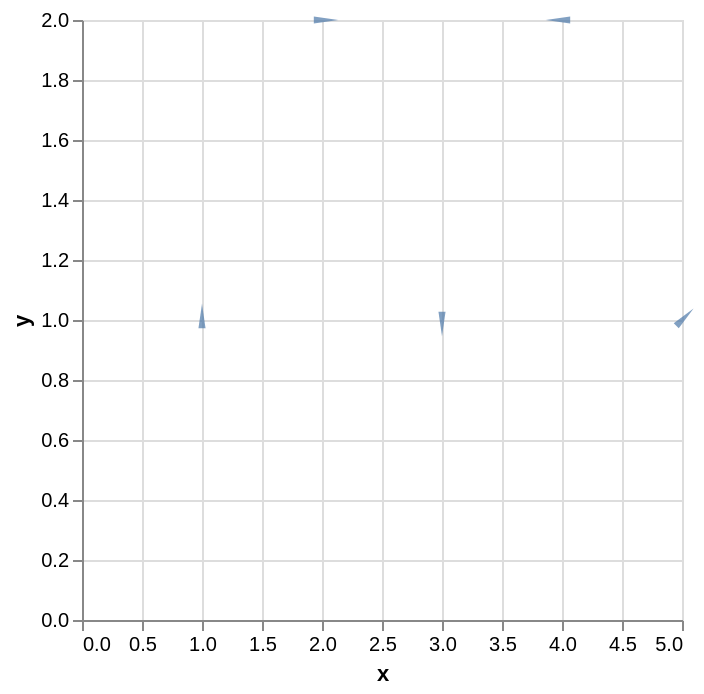

This figure's Vega-Lite source:
### Vega-Lite specification from a JSON file in a GitHub repository (floating-point values rounded to 4 significant figures)
{"$schema": "https://vega.github.io/schema/vega-lite/v6.json", "data": {"values": [{"x": 1, "y": 1, "dir": 0}, {"x": 2, "y": 2, "dir": 90}, {"x": 3, "y": 1, "dir": 180}, {"x": 4, "y": 2, "dir": 270}, {"x": 5, "y": 1, "dir": 45}]}, "description": "Wedges turned by an angle channel (degrees clockwise).", "mark": {"type": "point", "shape": "wedge", "filled": true, "size": 200}, "encoding": {"x": {"field": "x", "type": "quantitative"}, "y": {"field": "y", "type": "quantitative"}, "angle": {"field": "dir", "type": "quantitative", "scale": {"domain": [0, 360], "range": [0, 360]}}}}
